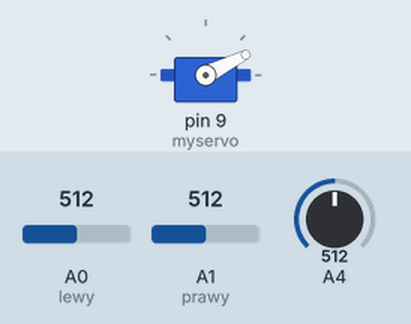
This sketch was run on a simulated Arduino Uno, built with avr-gcc and run on an emulated ATmega328P. Shown: servo. Inputs (shaded band) come from the test bench; at power-on: A4 = 512, A0 (lewy) = 512, A1 (prawy) = 512. What the sketch prints to the serial monitor is not drawn.

Above: at 0.7 s.
At 1.3 s:
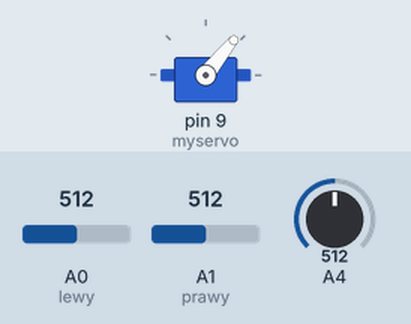
At 7.8 s:
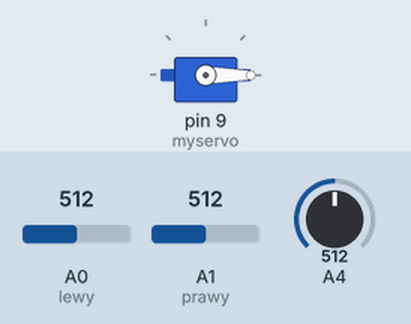
7.9 s: A4 set to 690
9.4 s: A4 set to 706
Timing chart, 0 to 12.4 s (numbered marks = the images above; inputs shaded):
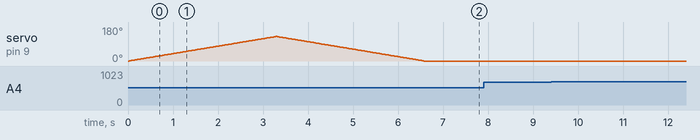

The sketch:

panel_kod.ino
```cpp
#include <Servo.h>
#define red 2
#define yellow 3
#define green 4
#define lewy A0
#define prawy A1
Servo myservo;

int lewy_rezystor;
int prawy_rezystor;
int dozwolona_roznica = 130;
int kat = 0;
int V = 0;
int max_wartosc = 0;
int kat_startu = 0;
int i = 1;

void setup() {
  Serial.begin(9600);
  myservo.attach(9);
  kat = firstRun();
  myservo.write(kat);
}

void loop() {
  while (bateryLevel()){
  lewy_rezystor = analogRead(lewy);
  prawy_rezystor = analogRead(prawy);

  Serial.println("Lewy: " );
  Serial.println(lewy_rezystor);
  Serial.println("Prawy: ");
  Serial.println(prawy_rezystor);

  if(prawy_rezystor > lewy_rezystor + dozwolona_roznica){
    Serial.println("Obrot w lewo!");
    kat = kat + 1;
    myservo.write(kat);
    if(kat < 0) kat = 0;
    }
    else if(lewy_rezystor > prawy_rezystor + dozwolona_roznica) {
     Serial.println("Obrot w prawo!");
     kat = kat - 1;
     myservo.write(kat);
     if(kat > 130) kat = 130;
     }
     else  {
    Serial.println("Jest ok nie zmieniam pozycji!");
    }

  Serial.println(" ");
  Serial.println(kat);
  delay(50);
  }
}

bool bateryLevel(){
  V = analogRead(A4);

  if (V < 700) {
    digitalWrite(red,HIGH);
    digitalWrite(yellow,LOW);
    digitalWrite(green,LOW);
    return false;
    }
  else if (V >= 700 && V < 850){
    digitalWrite(red,LOW);
    digitalWrite(yellow,HIGH);
    digitalWrite(green,LOW);
    return true;
    }
  else if (V >= 850){
    digitalWrite(red,LOW);
    digitalWrite(yellow,LOW);
    digitalWrite(green,HIGH);
    return true;
    }
}

int firstRun(){
  while (kat >= 0){
    myservo.write(kat);
    lewy_rezystor = analogRead(A0); //pin sterujacy lewym rezystorem
    prawy_rezystor = analogRead(A1);
    if (lewy_rezystor + prawy_rezystor > max_wartosc){
      max_wartosc = lewy_rezystor + prawy_rezystor;
      kat_startu = kat;
    }
    if (kat == 130){
      i = -1;
    }
    kat += i;
    delay(25);
  }
  return kat_startu;
}
```

Measured:
- after the input at 7.9 s, every drawn part: stays the same
- after the input at 9.4 s, every drawn part: stays the same
